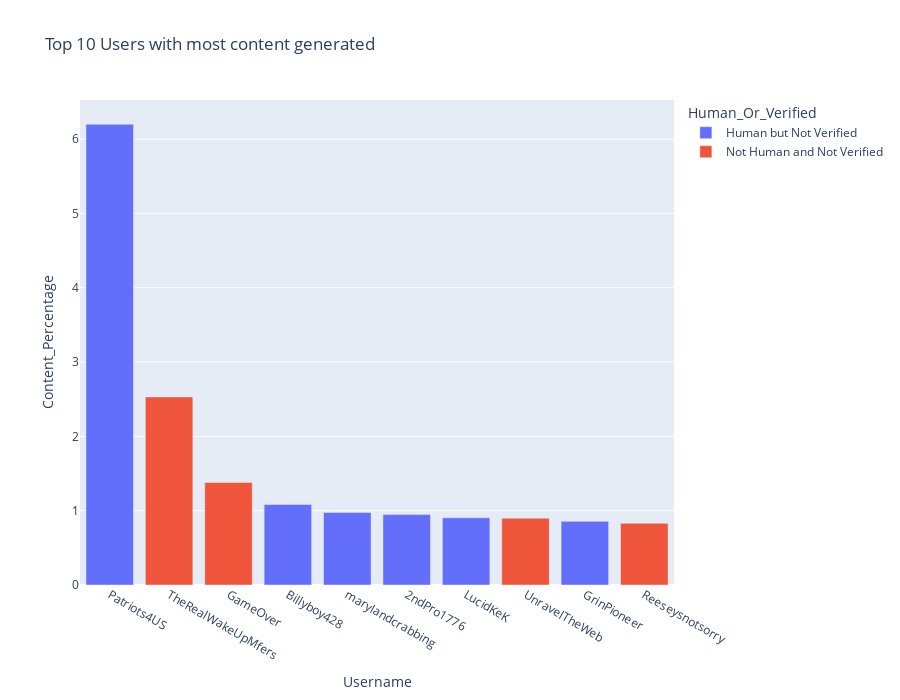

Notebook code for this chart:
### Code cell
# finding ids of top 10 users with most content generated from the posts dataframe
top10_ids = posts['Creator'].value_counts().head(n = 10)

# using above 10 ids to extract the info of the top 10 users
mask = []
for id in users['Id']:
    mask.append(id in list(top10_ids.index))
top10_users = users.loc[mask]

# adding Content_Percentage and Cumulative_percentage columns to the top 10 users dataframe
count = []
for id in top10_users['Id']:
    count.append(top10_ids[id] / posts.shape[0])
top10_users = top10_users.assign(Content_Percentage = count)
top10_users.sort_values(['Content_Percentage'], ascending = False, inplace = True)
top10_users['Cumulative_Percentage'] = top10_users['Content_Percentage'].cumsum()
top10_users['Content_Percentage'] = top10_users['Content_Percentage'] * 100
top10_users['Cumulative_Percentage'] = top10_users['Cumulative_Percentage'] * 100

# adding Human_Or_Verified column to differentiate among the 4 types
verified_human = [];
for i in top10_users.index:
    verified_human.append(code[(top10_users.loc[i, 'Human'], top10_users.loc[i, 'Verified'])])
top10_users = top10_users.assign(Human_Or_Verified = verified_human)

# displaying the Cumulative_Percentage, Bar plot and Dataframe of the top 10 users
print('Total Percentage of Content generated by the top 10 users is', list(top10_users['Cumulative_Percentage'])[-1])
order = {'Username': list(top10_users['Username'])}
fig = plt.bar(top10_users, x = 'Username',
              y = 'Content_Percentage',
              color = 'Human_Or_Verified',
              category_orders = order,
              title = 'Top 10 Users with most content generated',
              height = 700)
fig.show()
top10_users.set_index('Username', inplace = True)
top10_users[['Human', 'Verified', 'Content_Percentage', 'Cumulative_Percentage']]

### Figure 1 — Plotly figure (JSON) as saved in the notebook; plotly's stock layout.template omitted (floating-point values rounded to 4 significant figures)
{"data": [{"alignmentgroup": "True", "hovertemplate": "Human_Or_Verified=Human but Not Verified<br>Username=%{x}<br>Content_Percentage=%{y}<extra></extra>", "legendgroup": "Human but Not Verified", "marker": {"color": "#636efa"}, "name": "Human but Not Verified", "offsetgroup": "Human but Not Verified", "orientation": "v", "showlegend": true, "textposition": "auto", "type": "bar", "x": ["Patriots4US", "Billyboy428", "marylandcrabbing", "2ndPro1776", "LucidKeK", "GrinPioneer"], "xaxis": "x", "y": [6.199, 1.084, 0.975, 0.9476, 0.9044, 0.8563], "yaxis": "y"}, {"alignmentgroup": "True", "hovertemplate": "Human_Or_Verified=Not Human and Not Verified<br>Username=%{x}<br>Content_Percentage=%{y}<extra></extra>", "legendgroup": "Not Human and Not Verified", "marker": {"color": "#EF553B"}, "name": "Not Human and Not Verified", "offsetgroup": "Not Human and Not Verified", "orientation": "v", "showlegend": true, "textposition": "auto", "type": "bar", "x": ["TheRealWakeUpMfers", "GameOver", "UnravelTheWeb", "Reeseysnotsorry"], "xaxis": "x", "y": [2.531, 1.379, 0.8995, 0.8299], "yaxis": "y"}], "layout": {"barmode": "relative", "height": 700, "legend": {"title": {"text": "Human_Or_Verified"}, "tracegroupgap": 0}, "title": {"text": "Top 10 Users with most content generated"}, "xaxis": {"anchor": "y", "categoryarray": ["Patriots4US", "TheRealWakeUpMfers", "GameOver", "Billyboy428", "marylandcrabbing", "2ndPro1776", "LucidKeK", "UnravelTheWeb", "GrinPioneer", "Reeseysnotsorry"], "categoryorder": "array", "domain": [0, 1], "title": {"text": "Username"}}, "yaxis": {"anchor": "x", "domain": [0, 1], "title": {"text": "Content_Percentage"}}}}
